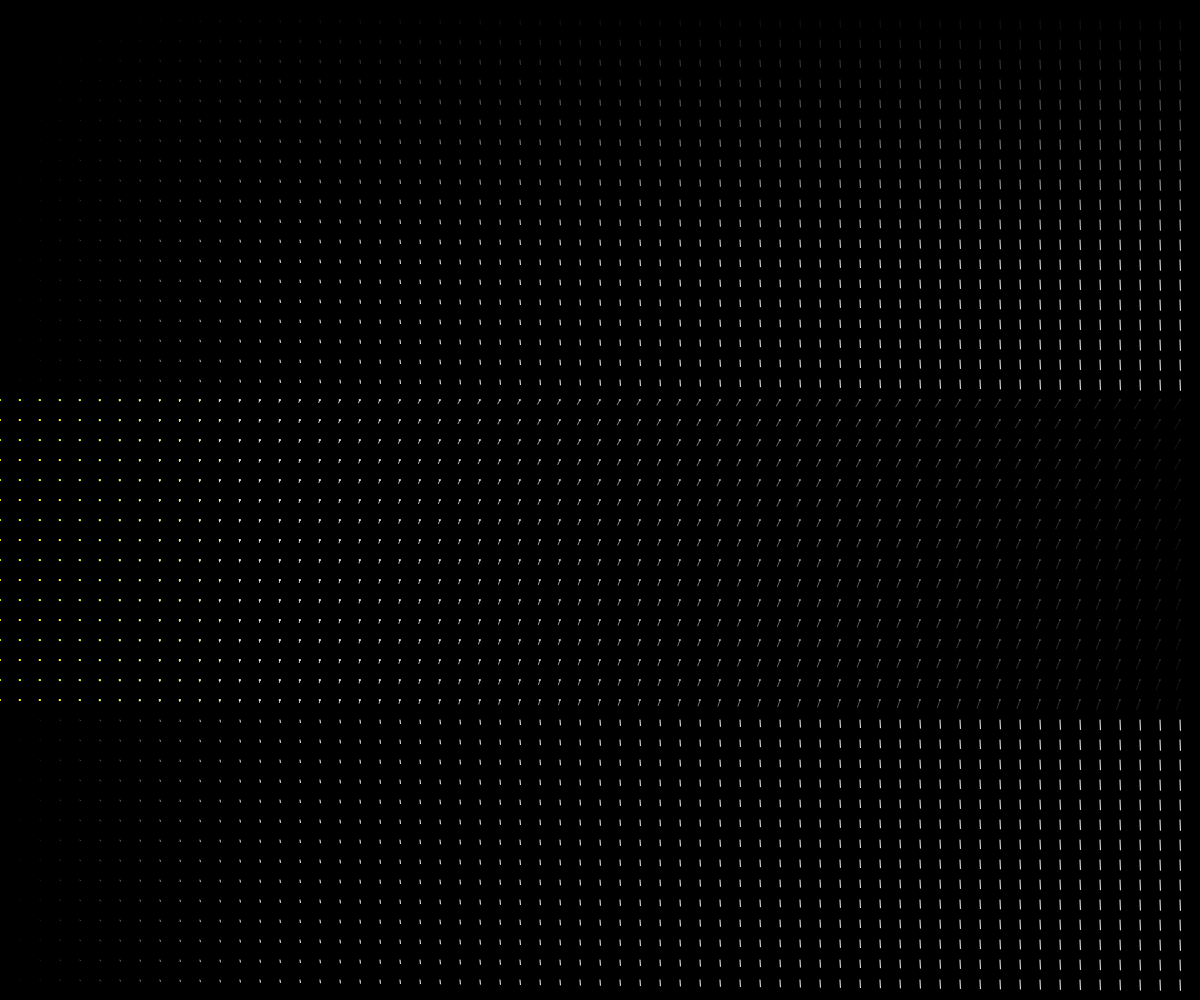
Frame 1 (no input)
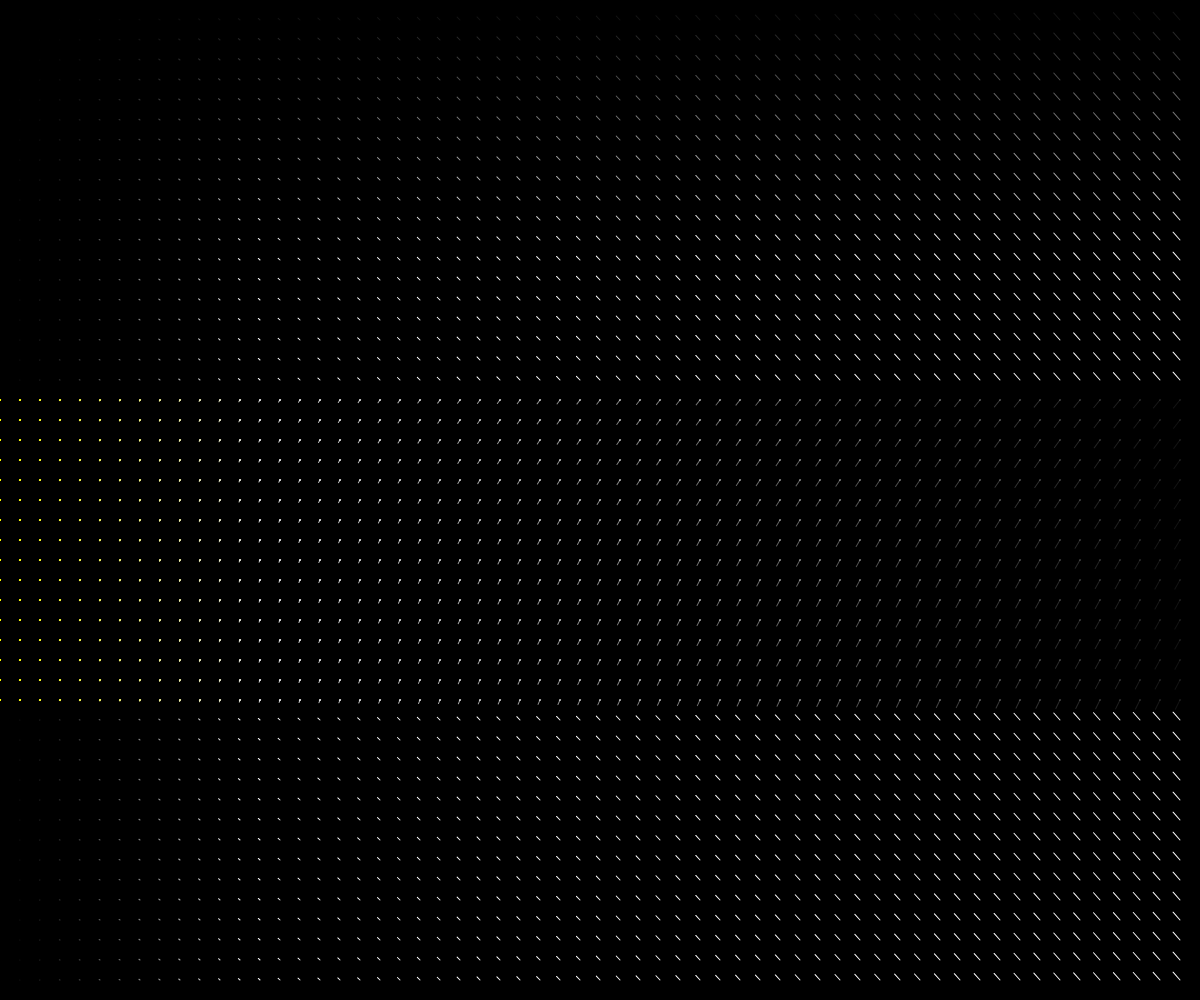
Frame 60 (no input)
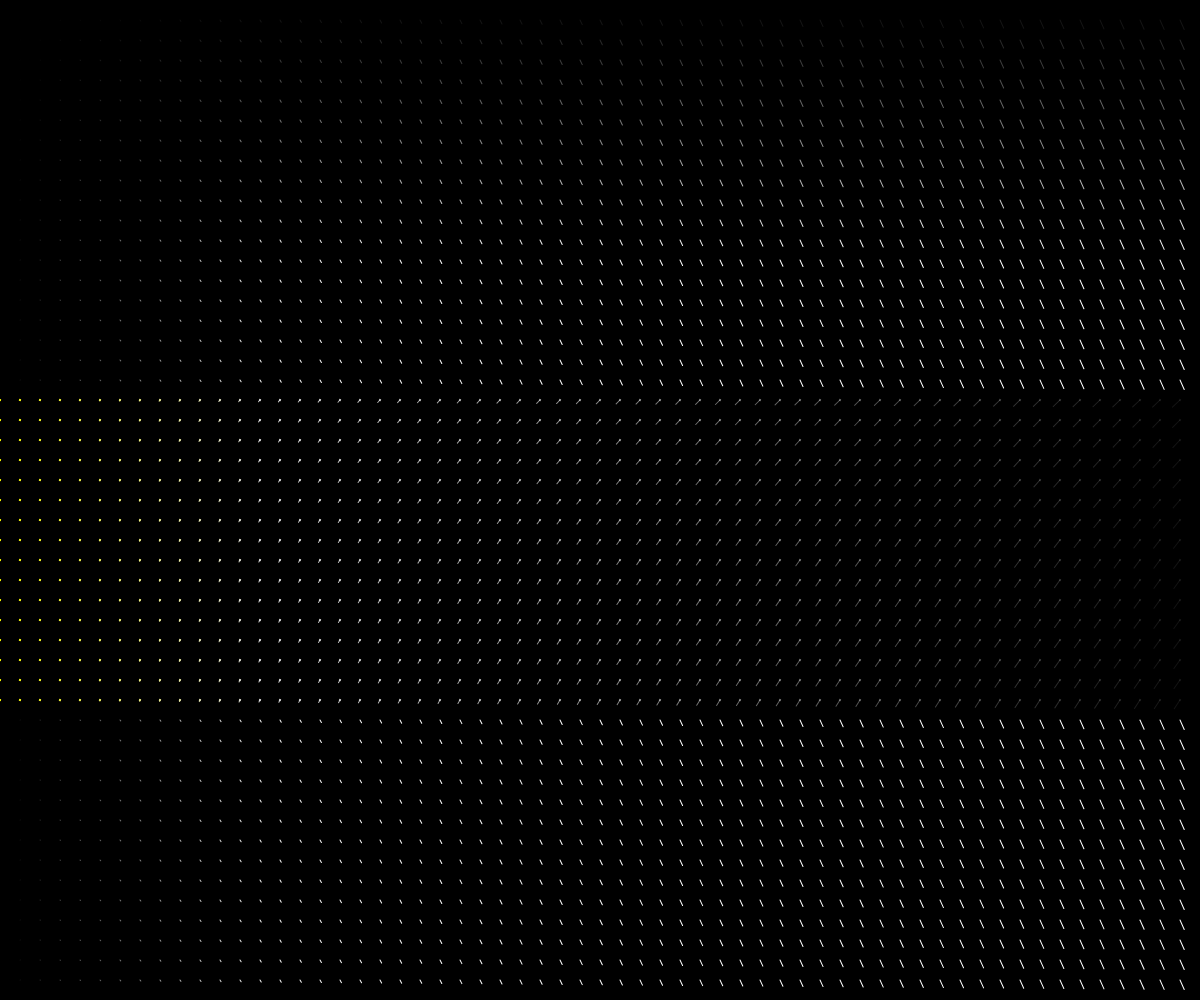
Frame 120 (the mouse pressed at the canvas centre since frame 60)

The p5.js sketch that drew these frames (run headless with seeded random() and noise() and a simulated clock; from frame 60 on, the mouse is pressed at the canvas centre):

// p5.js sketch
// ── sketch.js
let scl = 20;
let t = 0;

function setup() {
	createCanvas(windowWidth, windowHeight);
	rectMode(CENTER);
}

function draw() {
	background(0);
	noFill();
	for (let x = 0; x < width; x += scl) {
		for (let y = 0; y < height; y += scl) {
			stroke(x, y);


			push();
			translate(x, y);
			rotate(t);
			if (y >= height * 0.4 && y <= height * 0.7) {
				let r;
				if (y >= height * 0.2) {
					rotate(-t / 1.002);
					stroke(y, y, x, 255 - (x) / 5);
					r = map(y, 30 * 5, 30 * 12, 0.3, -0.03);
					rect(0, 0, 1, 1);
				} else {
					stroke(t, r, x);
					r = map(y, 300 * 4, 300 * 100, 0, 30.4);
					rect(0, 0, 1, 1);
				}
				rotate(noise(r));
			}

			line(0, 0, noise(33), x / 113);
			pop();

		}
	}

	t += 1;
}
